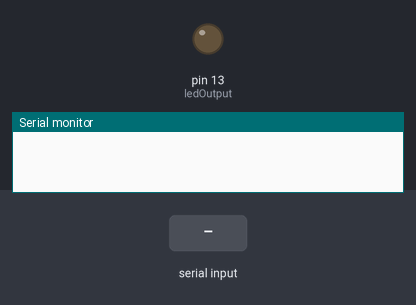
Recording of a sketch running on a simulated Arduino Uno, built with avr-gcc and run on an emulated ATmega328P. On the bench: output pins drawn as LEDs (lit = HIGH), the last lines printed to the serial monitor. Dashed ring = blinking. The inputs (shaded band) are chosen by the test bench.

Above: at 1.2 s.
1.3 s: "b\n" received over Serial
At 1.55 s:
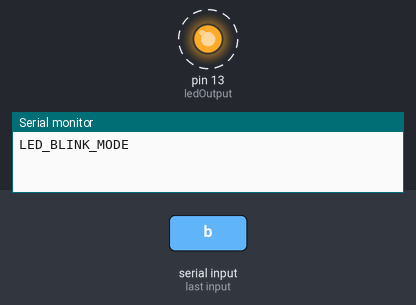
4.3 s: byte 117 ('u') received over Serial
At 5.5 s:
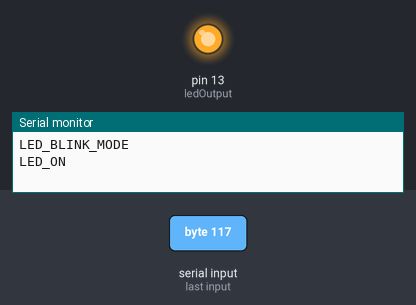
5.8 s: byte 100 ('d') received over Serial
At 6.8 s:
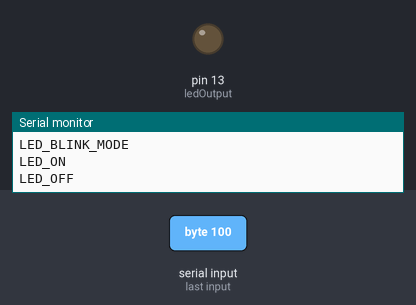
7.3 s: "u\n" received over Serial
At 7.9 s:
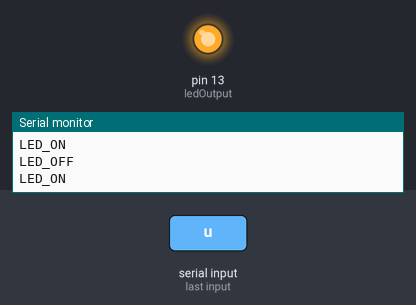
8.8 s: "d\n" received over Serial
At 9.1 s:
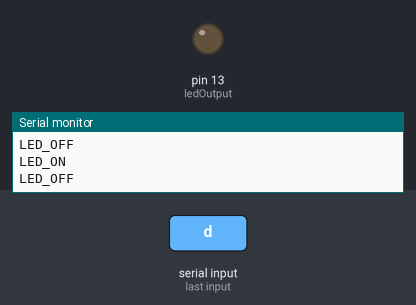
Timing chart, 0 to 11.3 s (numbered marks = the images above; inputs shaded):
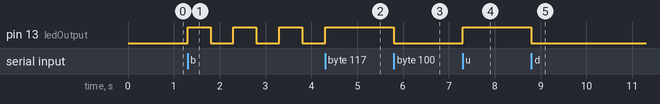

Measured:
- after the input at 1.3 s, pin 13 (ledOutput): alternates HIGH for 0.50 s and LOW for 0.50 s, starting at once
- after the input at 4.3 s, pin 13 (ledOutput): goes on until 4.3 s, then stays HIGH
- after the input at 5.8 s, pin 13 (ledOutput): HIGH → LOW at once
- after the input at 7.3 s, pin 13 (ledOutput): LOW → HIGH at once
- after the input at 8.8 s, pin 13 (ledOutput): HIGH → LOW at once

The sketch:

ActuatorMCU.ino
```cpp
const int ledOutput = 13;
bool blinkMode = false;
unsigned long previousBlink = 0;
bool currentLedState = LOW;

void setup() {
  Serial.begin(9600);
  pinMode(ledOutput, OUTPUT);
}

void loop() {
  if (Serial.available() > 0) {
    char command = Serial.read();

    while(Serial.available() > 0 && (Serial.peek() == '\n' || Serial.peek() == '\r')) {
      Serial.read();
    }

    if (command == 'u') {
      blinkMode = false;
      digitalWrite(ledOutput, HIGH);
      Serial.println("LED_ON");
    }
    else if (command == 'd') {
      blinkMode = false;
      digitalWrite(ledOutput, LOW);
      Serial.println("LED_OFF");
    }
    else if (command == 'b') {
      blinkMode = true;
      Serial.println("LED_BLINK_MODE");
    }
  }

  if (blinkMode) {
    if (millis() - previousBlink >= 500) {
      currentLedState = !currentLedState;
      digitalWrite(ledOutput, currentLedState);
      previousBlink = millis();
    }
  }
}
```
